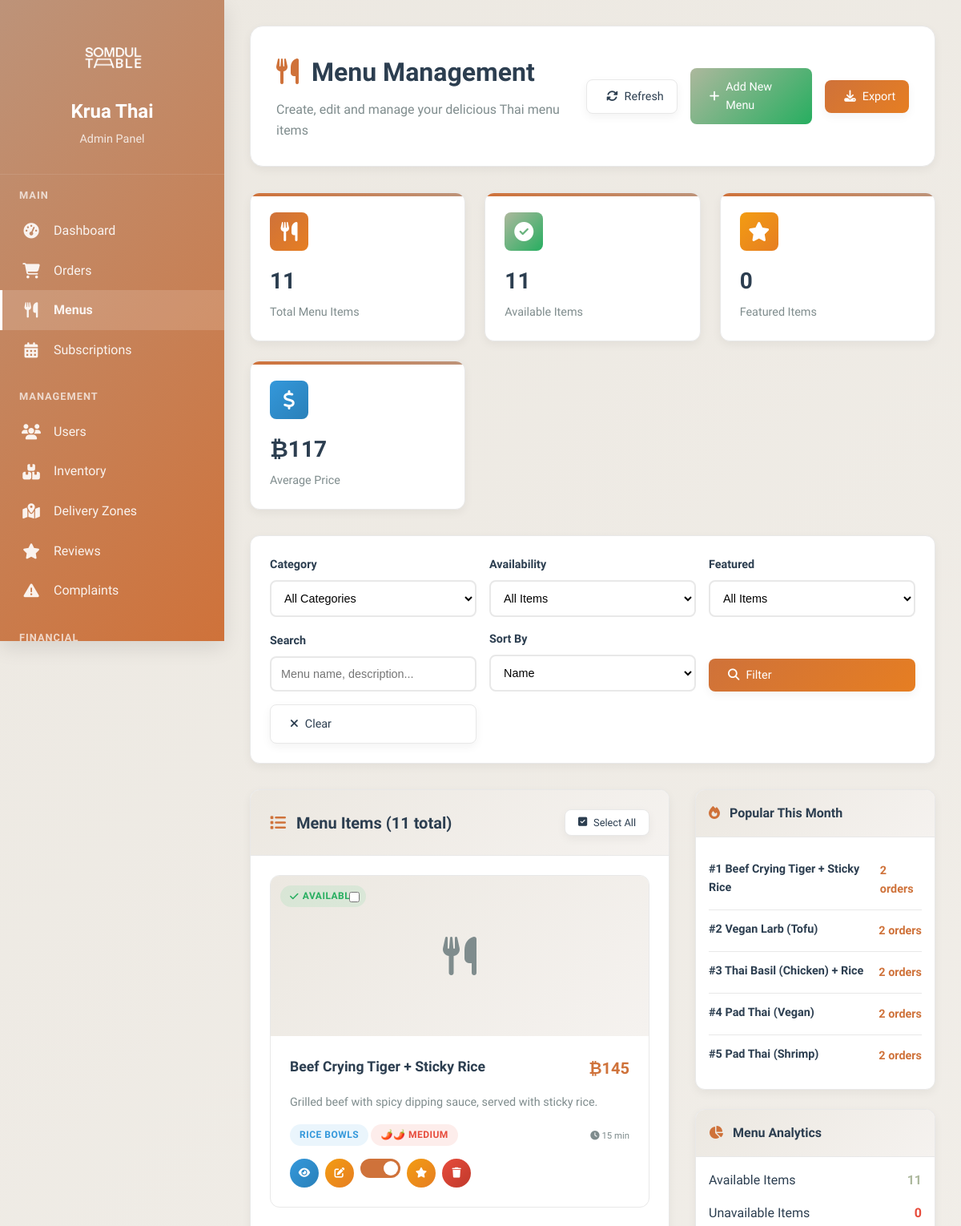
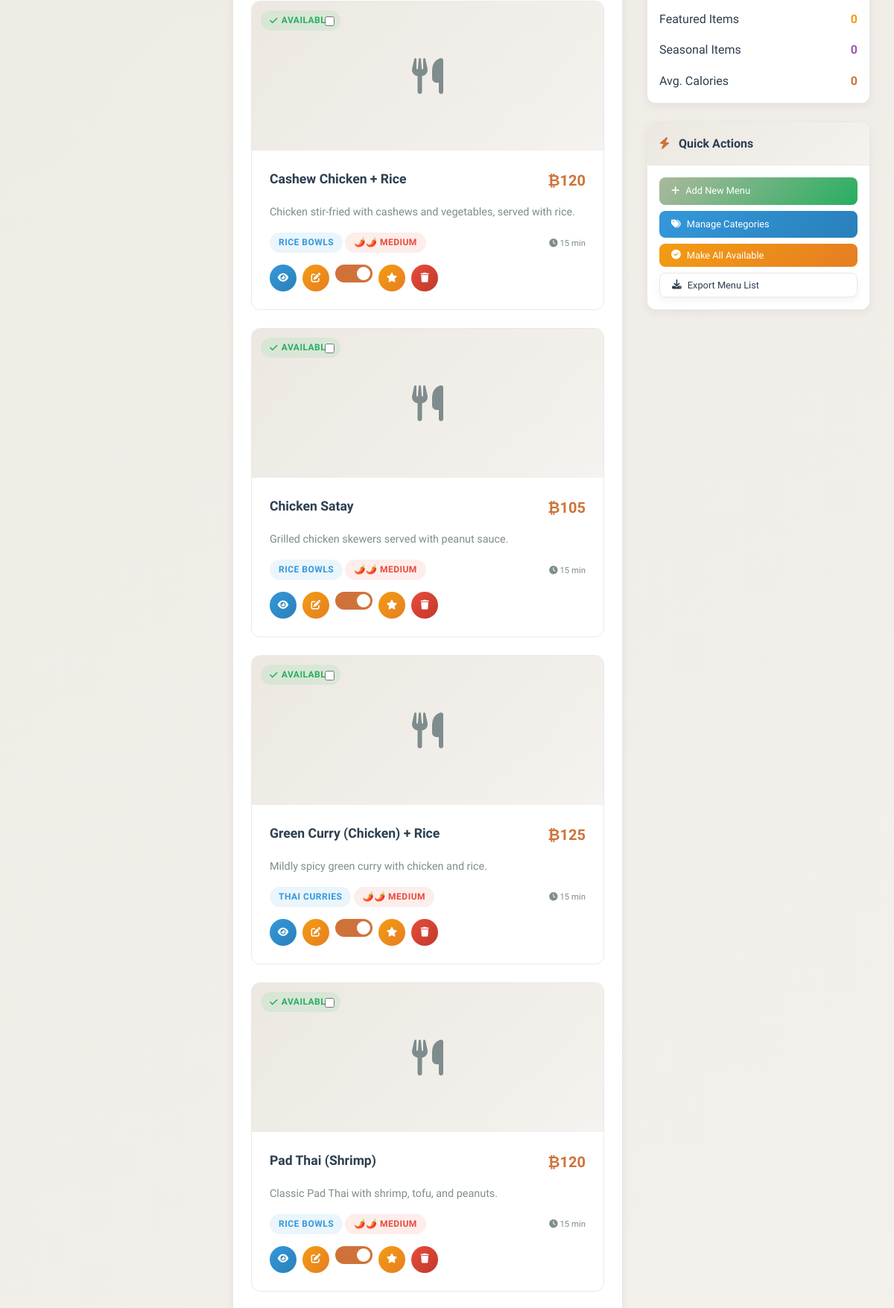
Page /KruaThai/admin/menus.php (signed in, upper part) on the committed database (2 pictures, top to bottom).
### tables this page shows
CREATE TABLE `menus` (
  `id` char(36) NOT NULL,
  `category_id` char(36) DEFAULT NULL,
  `name` varchar(200) NOT NULL,
  `name_thai` varchar(200) DEFAULT NULL,
  `description` text,
  `ingredients` text,
  `cooking_method` text,
  `main_image_url` varchar(500) DEFAULT NULL,
  `gallery_images` json DEFAULT NULL,
  `base_price` decimal(8,2) NOT NULL,
  `portion_size` varchar(50) DEFAULT 'Regular',
  `preparation_time` int(11) DEFAULT '15',
  `calories_per_serving` int(11) DEFAULT NULL,
  `protein_g` decimal(5,2) DEFAULT NULL,
  `carbs_g` decimal(5,2) DEFAULT NULL,
  `fat_g` decimal(5,2) DEFAULT NULL,
  `fiber_g` decimal(5,2) DEFAULT NULL,
  `sodium_mg` decimal(7,2) DEFAULT NULL,
  `sugar_g` decimal(5,2) DEFAULT NULL,
  `health_benefits` json DEFAULT NULL,
  `dietary_tags` json DEFAULT NULL,
  `spice_level` enum('mild','medium','hot','extra_hot') DEFAULT 'medium',
  `is_available` tinyint(1) DEFAULT '1',
  `is_featured` tinyint(1) DEFAULT '0',
  `is_seasonal` tinyint(1) DEFAULT '0',
  `availability_start` date DEFAULT NULL,
  `availability_end` date DEFAULT NULL,
  `slug` varchar(255) DEFAULT NULL,
  `meta_description` text,
  `created_at` timestamp NOT NULL DEFAULT CURRENT_TIMESTAMP,
  `updated_at` timestamp NOT NULL DEFAULT CURRENT_TIMESTAMP ON UPDATE CURRENT_TIMESTAMP
);

CREATE TABLE `menu_categories` (
  `id` char(36) NOT NULL,
  `name` varchar(100) NOT NULL,
  `name_thai` varchar(100) DEFAULT NULL,
  `description` text,
  `image_url` varchar(500) DEFAULT NULL,
  `sort_order` int(11) DEFAULT '0',
  `is_active` tinyint(1) DEFAULT '1',
  `created_at` timestamp NOT NULL DEFAULT CURRENT_TIMESTAMP,
  `updated_at` timestamp NOT NULL DEFAULT CURRENT_TIMESTAMP ON UPDATE CURRENT_TIMESTAMP
);

### KruaThai/admin/menus.php (the view, shortened to what the rows shown need)
<?php
require_once '../config/database.php';
$sort = $_GET['sort'] ?? 'name';
$order = $_GET['order'] ?? 'asc';
$page = max(1, (int)($_GET['page'] ?? 1));
$limit = 20;
$offset = ($page - 1) * $limit;
$where_conditions = ['1=1'];
$params = [];
$where_clause = implode(' AND ', $where_conditions);
$valid_sorts = ['name', 'base_price', 'calories_per_serving', 'created_at', 'updated_at'];
$sort = in_array($sort, $valid_sorts) ? $sort : 'name';
$order = in_array(strtolower($order), ['asc', 'desc']) ? strtolower($order) : 'asc';
try {
    $menus_sql = "
        SELECT m.*, mc.name as category_name, mc.name_thai as category_name_thai
        FROM menus m
        LEFT JOIN menu_categories mc ON m.category_id = mc.id
        WHERE $where_clause
        ORDER BY m.$sort $order
        LIMIT ? OFFSET ?
    ";
    $stmt = $pdo->prepare($menus_sql);
    $stmt->execute(array_merge($params, [$limit, $offset]));
    $menus = $stmt->fetchAll(PDO::FETCH_ASSOC);
    $popular_sql = "
        SELECT m.id, m.name, m.name_thai, COUNT(oi.id) as order_count
        FROM menus m
        LEFT JOIN order_items oi ON m.id = oi.menu_id
        LEFT JOIN orders o ON oi.order_id = o.id
        WHERE o.created_at >= DATE_SUB(NOW(), INTERVAL 30 DAY)
        GROUP BY m.id, m.name, m.name_thai
        ORDER BY order_count DESC
        LIMIT 5
    ";
    $stmt = $pdo->prepare($popular_sql);
    $stmt->execute();
    $popular_menus = $stmt->fetchAll(PDO::FETCH_ASSOC);
} catch (Exception $e) {
    $menus = [];
    $stats = ['total_menus' => 0, 'available_menus' => 0, 'unavailable_menus' => 0, 'featured_menus' => 0, 'seasonal_menus' => 0, 'avg_price' => 0, 'avg_calories' => 0];
    $categories = [];
    $popular_menus = [];
    $total_menus = 0;
    $total_pages = 1;
    error_log("Menus page error: " . $e->getMessage());
}
?>
<!DOCTYPE html>
<html lang="th">
<head>
    <link href="https://cdnjs.cloudflare.com/ajax/libs/font-awesome/6.4.0/css/all.min.css" rel="stylesheet">
</head>
<body>
    <div class="admin-layout">
        <div class="main-content">
            <div class="page-header">
                <div class="header-content">
                    <div>
                        <h1 class="page-title">
                            <i class="fas fa-utensils" style="color: var(--curry); margin-right: 0.5rem;"></i>
                            Menu Management
                        </h1>
                    </div>
                </div>
            </div>
            <div class="menu-layout">
                <div class="menus-container">
                    <?php if (!empty($menus)): ?>
                    <div class="menu-grid">
                        <?php foreach ($menus as $menu): ?>
                        <div class="menu-card" data-menu-id="<?= $menu['id'] ?>">
                            <div class="menu-image">
                                <?php if ($menu['main_image_url']): ?>
                                    <img src="<?= htmlspecialchars($menu['main_image_url']) ?>" alt="<?= htmlspecialchars($menu['name']) ?>">
                                <?php else: ?>
                                    <i class="fas fa-utensils"></i>
                                <?php endif; ?>
                                <div class="menu-badges">
                                    <input type="checkbox" class="menu-checkbox" value="<?= $menu['id'] ?>" onchange="updateBulkActions()" style="position: absolute; top: 0.5rem; right: 0.5rem;">
                                    <?php if ($menu['is_available']): ?>
                                        <span class="badge badge-available">
                                            <i class="fas fa-check"></i>
                                            Available
                                        </span>
                                    <?php endif; ?>
                                </div>
                            </div>
                            <div class="menu-card-body">
                                <div class="menu-card-header">
                                    <div>
                                        <h3 class="menu-title"><?= htmlspecialchars($menu['name']) ?></h3>
                                    </div>
                                    <div class="menu-price">₿<?= number_format($menu['base_price'], 0) ?></div>
                                </div>
                                <?php if ($menu['description']): ?>
                                    <p class="menu-description"><?= htmlspecialchars($menu['description']) ?></p>
                                <?php endif; ?>
                                <div class="menu-meta">
                                    <div>
                                        <?php if ($menu['category_name']): ?>
                                            <span class="badge badge-category">
                                                <?= htmlspecialchars($menu['category_name']) ?>
                                            </span>
                                        <?php endif; ?>
                                        <?php if ($menu['spice_level']): ?>
                                            <span class="badge badge-spice">
                                                <?php
                                                $spice_icons = [
                                                    'mild' => '🌶️',
                                                    'medium' => '🌶️🌶️',
                                                    'hot' => '🌶️🌶️🌶️',
                                                    'extra_hot' => '🌶️🌶️🌶️🌶️'
                                                ];
                                                echo $spice_icons[$menu['spice_level']] ?? '';
                                                ?>
                                                <?= ucfirst($menu['spice_level']) ?>
                                            </span>
                                        <?php endif; ?>
                                    </div>
                                    <div>
                                        <small>
                                            <i class="fas fa-clock"></i>
                                            <?= $menu['preparation_time'] ?? 15 ?> min
                                        </small>
                                    </div>
                                </div>
                                <div class="menu-actions">
                                    <button class="btn btn-icon btn-info btn-sm" onclick="viewMenuDetails('<?= $menu['id'] ?>')" title="View Details">
                                        <i class="fas fa-eye"></i>
                                    </button>
                                    <a href="edit-menu.php?id=<?= $menu['id'] ?>" class="btn btn-icon btn-warning btn-sm" title="Edit Menu">
                                        <i class="fas fa-edit"></i>
                                    </a>
                                    <label class="toggle-switch" title="Toggle Availability">
                                        <span class="toggle-slider"></span>
                                    </label>
                                    <button class="btn btn-icon btn-warning btn-sm" onclick="toggleFeatured('<?= $menu['id'] ?>')" title="Toggle Featured">
                                        <i class="fas fa-star"></i>
                                    </button>
                                    <button class="btn btn-icon btn-danger btn-sm" onclick="deleteMenu('<?= $menu['id'] ?>')" title="Delete Menu">
                                        <i class="fas fa-trash"></i>
                                    </button>
                                </div>
                            </div>
                        </div>
                        <?php endforeach; ?>
                    </div>
                    <?php endif; ?>
                </div>
                <div class="info-panel">
                    <?php if (!empty($popular_menus)): ?>
                    <div class="info-card">
                        <div class="info-card-body">
                            <?php foreach ($popular_menus as $index => $menu): ?>
                            <div class="popular-menu-item">
                                <div class="popular-menu-info">
                                    <h4>#<?= $index + 1 ?> <?= htmlspecialchars($menu['name']) ?></h4>
                                </div>
                                <div class="popular-menu-count">
                                    <?= $menu['order_count'] ?> orders
                                </div>
                            </div>
                            <?php endforeach; ?>
                        </div>
                    </div>
                    <?php endif; ?>
                </div>
            </div>
        </div>
    </div>
</body>
</html>

### rows in the picture
menus: is_available 1 (drawn), name "Beef Crying Tiger + Sticky Rice", base_price "145", description "Grilled beef with spicy dipping sauce, served with sticky rice.", category.name "RICE BOWLS", spice_level "🌶️🌶️", spice_level "MEDIUM", preparation_time "15", order_count "2"
menus: is_available 1 (drawn), name "Cashew Chicken + Rice", base_price "120", description "Chicken stir-fried with cashews and vegetables, served with rice.", category.name "RICE BOWLS", spice_level "🌶️🌶️", spice_level "MEDIUM", preparation_time "15"
menus: is_available 1 (drawn), name "Chicken Satay", base_price "105", description "Grilled chicken skewers served with peanut sauce.", category.name "RICE BOWLS", spice_level "🌶️🌶️", spice_level "MEDIUM", preparation_time "15"
menus: is_available 1 (drawn), name "Green Curry (Chicken) + Rice", base_price "125", description "Mildly spicy green curry with chicken and rice.", category.name "THAI CURRIES", spice_level "🌶️🌶️", spice_level "MEDIUM", preparation_time "15"
menus: is_available 1 (drawn), name "Pad Thai (Shrimp)", base_price "120", description "Classic Pad Thai with shrimp, tofu, and peanuts.", category.name "RICE BOWLS", spice_level "🌶️🌶️", spice_level "MEDIUM", preparation_time "15", order_count "2"
menus: name "Vegan Larb (Tofu)", order_count "2"
menus: name "Thai Basil (Chicken) + Rice", order_count "2"
menus: name "Pad Thai (Vegan)", order_count "2"

### other values in the picture
$stats['total_menus'] "11"
$stats['available_menus'] "11"
$stats['featured_menus'] "0"
$stats['avg_price'] "117"
$total_menus "11"
$stats['unavailable_menus'] "0"
$stats['seasonal_menus'] "0"
$stats['avg_calories'] "0"
